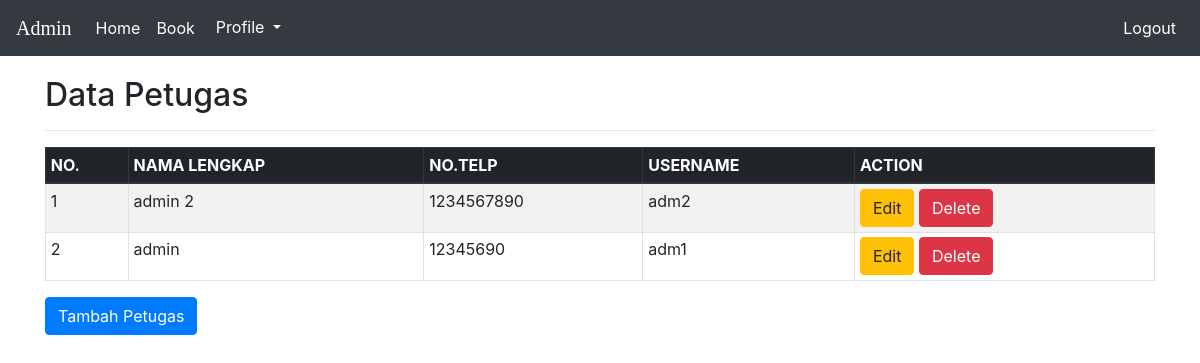
/t_petugas/tampil_petugas.php, run on the app's committed database.
### tables this page shows
CREATE TABLE `t_petugas` (
  `id` int(3) NOT NULL,
  `nama_petugas` varchar(50) NOT NULL,
  `username` varchar(8) NOT NULL,
  `password` varchar(11) NOT NULL,
  `telp` varchar(13) NOT NULL,
  `id_level` int(3) NOT NULL
);

### t_petugas/tampil_petugas.php (the view, shortened to what this page needs)
<?php
include('../connect.php');
?>
<!DOCTYPE html>
<html>
<head>
    <link rel="stylesheet" href="https://stackpath.bootstrapcdn.com/bootstrap/4.1.3/css/bootstrap.min.css"
>
</head>
<body>
    <nav class="navbar navbar-expand-md navbar-dark bg-dark">
        <a href="../petugas.php" class="navbar-brand" style="font-family:blockletter;">Admin</a>
        <div class="collapse navbar-collapse" id="navbarCollapse">
            <div class="navbar-nav">
                <a href="../petugas.php" class="nav-item nav-link active">Home</a>
                <a href="../t_buku/tampil_buku.php" class="nav-item nav-link active">Book</a>
                <div class="dropdown">
                    <button class="btn btn-dark dropdown-toggle login100-form-btn" type="button" id="dropdownMenuButton"
                        data-toggle="dropdown" aria-haspopup="true" aria-expanded="false">
                        Profile
                    </button>
                </div>
            </div>
            <form class="form-inline ml-auto">
                <div class="navbar-nav">
                    <a href="../logout.php" class="nav-item nav-link active">Logout</a>
                </div>
            </form>
        </div>
    </nav>
    <div class="container" style="margin-top:20px">
        <h2>Data Petugas</h2>
        <hr>
        <table class="table table-striped table-hover table-sm table-bordered">
            <thead class="thead-dark">
                <tr>
                    <th>NO.</th>
                    <th>NAMA LENGKAP</th>
                    <th>NO.TELP</th>
                    <th>USERNAME</th>
                    <th>ACTION</th>
                </tr>
            </thead>
            <tbody>
                <?php
				$sql = mysqli_query($koneksi, "SELECT * FROM t_petugas ORDER BY id DESC") or die(mysqli_error($koneksi));
				if(mysqli_num_rows($sql) > 0){
					$no = 1;
                    while($data = mysqli_fetch_array($sql)){
                        ?>
                <tr>
                    <td><?php echo $no; ?></td>
                    <td><?php echo $data['nama_petugas']; ?></td>
                    <td><?php echo $data['telp']; ?></td>
                    <td><?php echo $data['username']; ?></td>
                    <td>
                        <a href="#edit<?php echo $data['id']; ?>" data-toggle="modal" class="btn btn-warning"> Edit</a>
                        <a href="#del<?php echo $data['id']; ?>" data-toggle="modal" class="btn btn-danger"> Delete</a>
                    </td>
                </tr>
                <?php
						$no++;
					}
				}else{
					echo '
					<tr>
						<td colspan="6">Tidak ada data.</td>
					</tr>
					';
				}
				?>
        </table>
        <div>
            <button type="button" class="btn btn-primary" data-toggle="modal" data-target="#myModal"
                data-title="tambahBuku">Tambah Petugas</button>
        </div>
    </div>
</body>
</html>

### data on the page
t_petugas: nama_petugas "admin 2", telp "1234567890", username "adm2"
t_petugas: nama_petugas "admin", telp "12345690", username "adm1"
